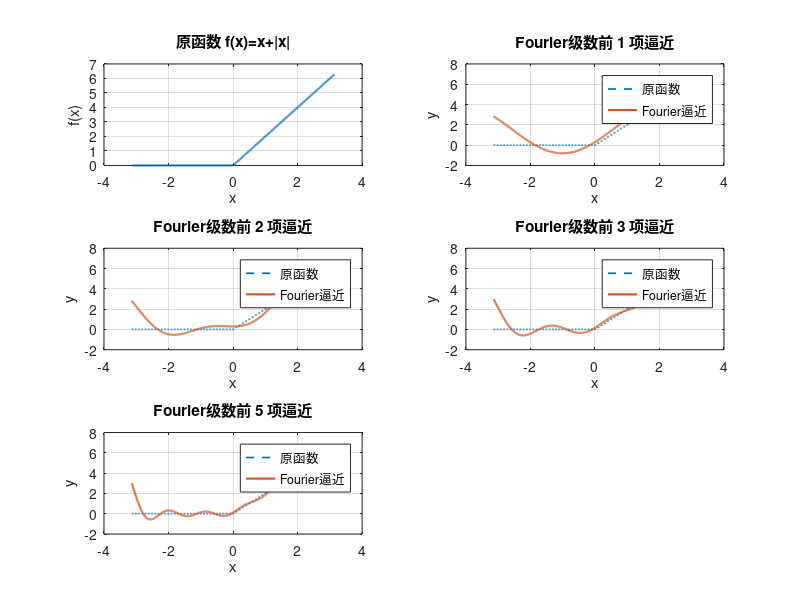
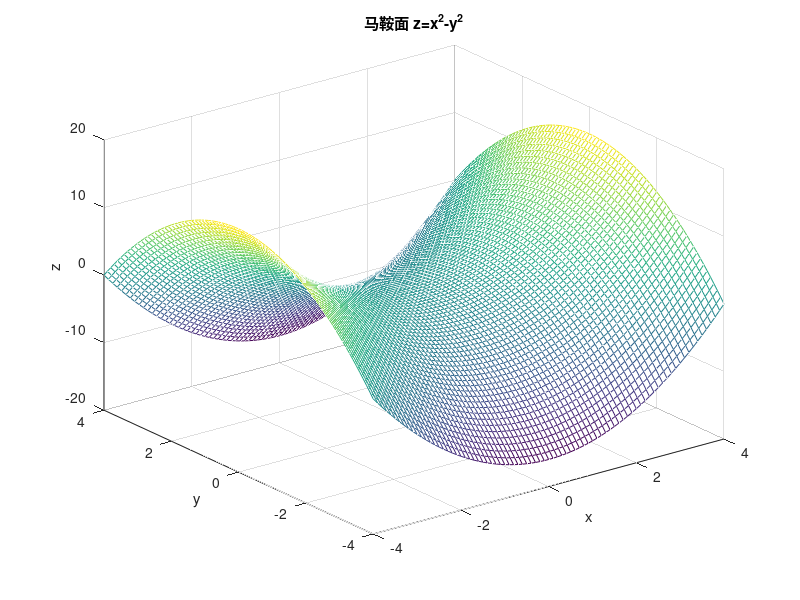
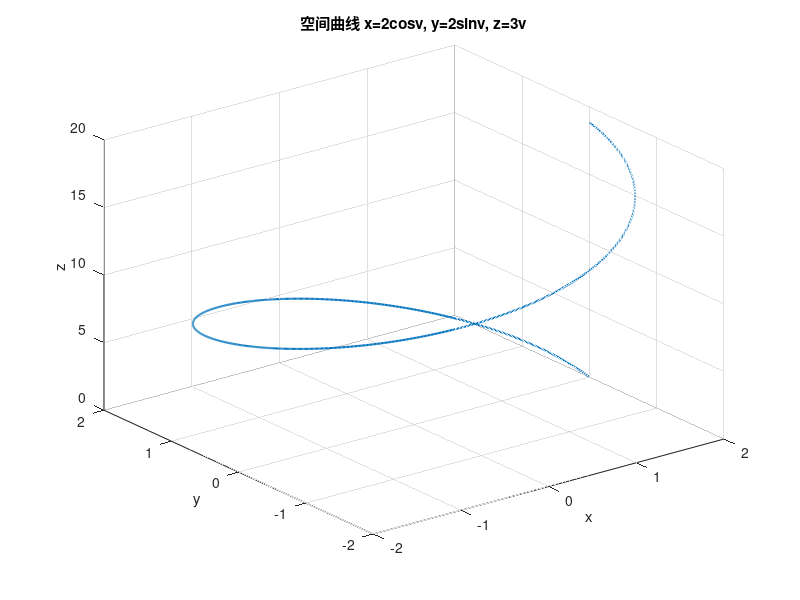
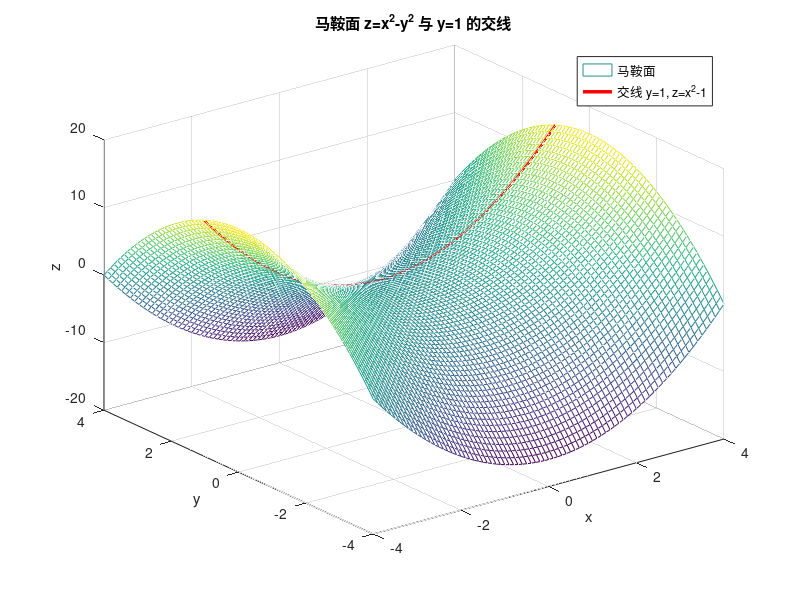

Recreate these plots in MATLAB, in order. (Note: this script raises an error after producing the figures.)
%% 微积分第二次上机作业 MATLAB 代码
% 说明：按顺序运行本脚本，即可得到作业题一、题二图像，以及题三、题四计算结果。
clear; clc; close all;

%% 作业题一：f(x)=x+|x| 的 Fourier 级数逼近
x = linspace(-pi, pi, 1000);
f = x + abs(x);
N_list = [1, 2, 3, 5];

figure('Name','作业题一 Fourier级数逼近');
subplot(3,2,1);
plot(x, f, 'LineWidth', 1.5); grid on;
title('原函数 f(x)=x+|x|'); xlabel('x'); ylabel('f(x)');

for k = 1:length(N_list)
    N = N_list(k);
    S = pi/2 * ones(size(x));
    for n = 1:N
        an = 2*((-1)^n - 1)/(pi*n^2);
        bn = 2*(-1)^(n+1)/n;
        S = S + an*cos(n*x) + bn*sin(n*x);
    end
    subplot(3,2,k+1);
    plot(x, f, '--', 'LineWidth', 1.2); hold on;
    plot(x, S, 'LineWidth', 1.5); grid on;
    title(['Fourier级数前 ', num2str(N), ' 项逼近']);
    xlabel('x'); ylabel('y');
    legend('原函数','Fourier逼近','Location','best');
end

%% 作业题二：曲面、空间曲线和交线
% 1. 绘制马鞍面 z=x^2-y^2，取 x,y 属于 [-4,4]
x = -4:0.1:4;
y = -4:0.1:4;
[X,Y] = meshgrid(x,y);
Z = X.^2 - Y.^2;
figure('Name','作业题二-1 马鞍面');
mesh(X,Y,Z); grid on;
title('马鞍面 z=x^2-y^2'); xlabel('x'); ylabel('y'); zlabel('z');

% 2. 绘制参数方程 x=2cos v, y=2sin v, z=3v, v属于[0,2pi]
v = linspace(0,2*pi,1000);
x = 2*cos(v);
y = 2*sin(v);
z = 3*v;
figure('Name','作业题二-2 空间曲线');
plot3(x,y,z,'LineWidth',1.5); grid on;
title('空间曲线 x=2cosv, y=2sinv, z=3v');
xlabel('x'); ylabel('y'); zlabel('z');

% 3. 绘制马鞍面 z=x^2-y^2 与平面 y=1 的交线
% 令 y=1，得到 z=x^2-1
x_line = -4:0.02:4;
y_line = ones(size(x_line));
z_line = x_line.^2 - 1;
figure('Name','作业题二-3 交线');
mesh(X,Y,Z); hold on; grid on;
plot3(x_line, y_line, z_line, 'r', 'LineWidth', 2.5);
title('马鞍面 z=x^2-y^2 与 y=1 的交线');
xlabel('x'); ylabel('y'); zlabel('z');
legend('马鞍面','交线 y=1, z=x^2-1','Location','best');

%% 作业题三：多元函数微分与极值
% 1. z=sqrt(x^2+y^2) 的全微分、二阶偏导数
syms xs ys dx dy real
zs = sqrt(xs^2 + ys^2);
zx  = simplify(diff(zs,xs));
zy  = simplify(diff(zs,ys));
zxx = simplify(diff(zs,xs,2));
zxy = simplify(diff(diff(zs,xs),ys));
zyy = simplify(diff(zs,ys,2));
dzs = zx*dx + zy*dy;

disp('作业题三-1：z=sqrt(x^2+y^2)');
disp('dz = '); disp(dzs);
disp('z_xx = '); disp(zxx);
disp('z_xy = z_yx = '); disp(zxy);
disp('z_yy = '); disp(zyy);

% 2. f(x,y)=x^4-8xy+2y^2-3 的极值
f = xs^4 - 8*xs*ys + 2*ys^2 - 3;
fx = diff(f,xs);
fy = diff(f,ys);
[solx, soly] = solve([fx==0, fy==0], [xs,ys], 'Real', true);

fxx = diff(f,xs,2);
fxy = diff(diff(f,xs),ys);
fyy = diff(f,ys,2);
D = simplify(fxx*fyy - fxy^2);

disp('作业题三-2：驻点与 Hessian 判别');
for k = 1:length(solx)
    x0 = solx(k); y0 = soly(k);
    f0 = simplify(subs(f,[xs,ys],[x0,y0]));
    D0 = simplify(subs(D,[xs,ys],[x0,y0]));
    fxx0 = simplify(subs(fxx,[xs,ys],[x0,y0]));
    fprintf('驻点 (%s, %s): f=%s, D=%s, fxx=%s\n', char(x0), char(y0), char(f0), char(D0), char(fxx0));
end

%% 作业题四：二重积分与三重积分
% 1. 计算 ∬_{x^2+y^2<=1} (x^2+y^2) dxdy
syms r theta rho phi real
I1 = int(int(r^2*r, r, 0, 1), theta, 0, 2*pi);
disp('作业题四-1：二重积分结果 I1 = '); disp(simplify(I1));

% 2. 球坐标下计算三重积分 ∭_D (x^2+y^2) dV
% D 为上半空间中半径 1 到 2 之间的半球壳：
% 1 <= rho <= 2, 0 <= phi <= pi/2, 0 <= theta <= 2pi
% x^2+y^2 = rho^2 sin^2(phi), dV = rho^2 sin(phi) d rho d phi d theta
I2 = int(int(int(rho^2*sin(phi)^2 * rho^2*sin(phi), rho, 1, 2), phi, 0, pi/2), theta, 0, 2*pi);
disp('作业题四-2：三重积分结果 I2 = '); disp(simplify(I2));
